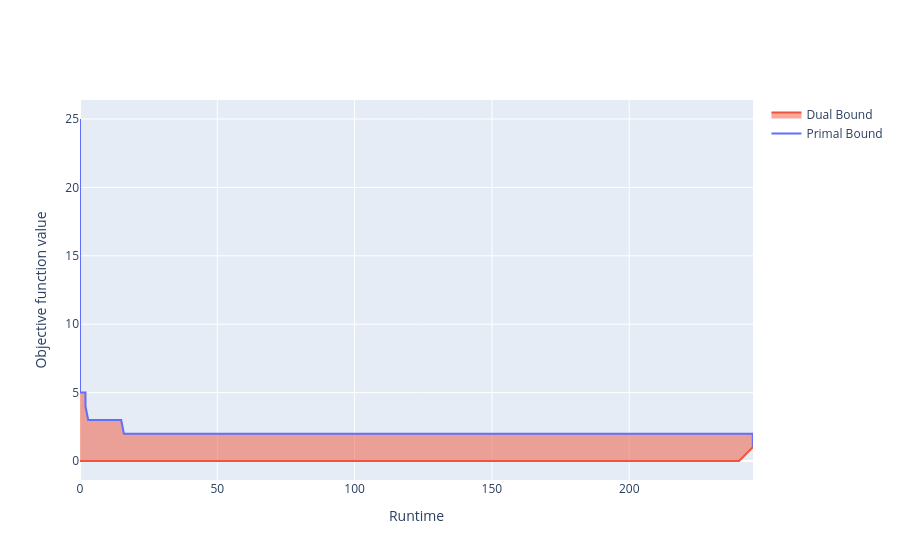

Write notebook code for a chart like this one.
### Markdown cell above
## Cas 2

### Code cell
locale.setlocale(locale.LC_ALL, "en_US.UTF-8")
results = glt.parse(
    "results/time_per_it_gurobi_2/M_3_Ntr_100_AtrId_7_K_3_MoId_7_GroupSize_4_Group_0_MiId_7_N_20_SameAlt_True_DId_7_Method_mip_Config_0_Mie_False_MieConfig_None_MieId_7_McId_7_Id_0_Path_False_PId_7_It_0_5.json"
)

default_run = results.progress()

fig = go.Figure()
fig.add_trace(
    go.Scatter(x=default_run["Time"], y=default_run["Incumbent"], name="Primal Bound")
)
fig.add_trace(
    go.Scatter(
        x=default_run["Time"],
        y=default_run["BestBd"],
        fill="tonexty",
        name="Dual Bound",
    )
)
fig.update_xaxes(title_text="Runtime")
fig.update_yaxes(title_text="Objective function value")
fig.show()

### Figure 1 — Plotly figure (JSON) as saved in the notebook; plotly's stock layout.template omitted (floating-point values rounded to 4 significant figures)
{"data": [{"name": "Primal Bound", "type": "scatter", "x": [0.0, 0.0, 1.0, 1.0, 1.0, 1.0, 1.0, 1.0, 2.0, 2.0, 2.0, 2.0, 2.0, 2.0, 2.0, 2.0, 3.0, 5.0, 10.0, 15.0, 16.0, 20.0, 25.0, 30.0, 35.0, 40.0, 45.0, 52.0, 55.0, 60.0, 65.0, 70.0, 75.0, 80.0, 85.0, 90.0, 95.0, 100.0, 105.0, 110.0, 115.0, 120.0, 125.0, 130.0, 135.0, 141.0, 145.0, 150.0, 155.0, 160.0, 165.0, 170.0, 175.0, 180.0, 185.0, 190.0, 198.0, 200.0, 205.0, 210.0, 215.0, 220.0, 240.0, 245.0, 245.0, 245.1], "y": [25.0, 5.0, 5.0, 5.0, 5.0, 5.0, 5.0, 5.0, 5.0, 5.0, 5.0, 5.0, 5.0, 5.0, 4.0, 4.0, 3.0, 3.0, 3.0, 3.0, 2.0, 2.0, 2.0, 2.0, 2.0, 2.0, 2.0, 2.0, 2.0, 2.0, 2.0, 2.0, 2.0, 2.0, 2.0, 2.0, 2.0, 2.0, 2.0, 2.0, 2.0, 2.0, 2.0, 2.0, 2.0, 2.0, 2.0, 2.0, 2.0, 2.0, 2.0, 2.0, 2.0, 2.0, 2.0, 2.0, 2.0, 2.0, 2.0, 2.0, 2.0, 2.0, 2.0, 2.0, 1.0, 1.0]}, {"fill": "tonexty", "name": "Dual Bound", "type": "scatter", "x": [0.0, 0.0, 1.0, 1.0, 1.0, 1.0, 1.0, 1.0, 2.0, 2.0, 2.0, 2.0, 2.0, 2.0, 2.0, 2.0, 3.0, 5.0, 10.0, 15.0, 16.0, 20.0, 25.0, 30.0, 35.0, 40.0, 45.0, 52.0, 55.0, 60.0, 65.0, 70.0, 75.0, 80.0, 85.0, 90.0, 95.0, 100.0, 105.0, 110.0, 115.0, 120.0, 125.0, 130.0, 135.0, 141.0, 145.0, 150.0, 155.0, 160.0, 165.0, 170.0, 175.0, 180.0, 185.0, 190.0, 198.0, 200.0, 205.0, 210.0, 215.0, 220.0, 240.0, 245.0, 245.0, 245.1], "y": [0.0, 0.0, 0.0, 0.0, 0.0, 0.0, 0.0, 0.0, 0.0, 0.0, 0.0, 0.0, 0.0, 0.0, 0.0, 0.0, 0.0, 0.0, 0.0, 0.0, 0.0, 0.0, 0.0, 0.0, 0.0, 0.0, 0.0, 0.0, 0.0, 0.0, 0.0, 0.0, 0.0, 0.0, 0.0, 0.0, 0.0, 0.0, 0.0, 0.0, 0.0, 0.0, 0.0, 0.0, 0.0, 0.0, 0.0, 0.0, 0.0, 0.0, 0.0, 0.0, 0.0, 0.0, 0.0, 0.0, 0.0, 0.0, 0.0, 0.0, 0.00033, 0.00034, 0.0005, 1.0, 1.0, 1.0]}], "layout": {"xaxis": {"title": {"text": "Runtime"}}, "yaxis": {"title": {"text": "Objective function value"}}}}
